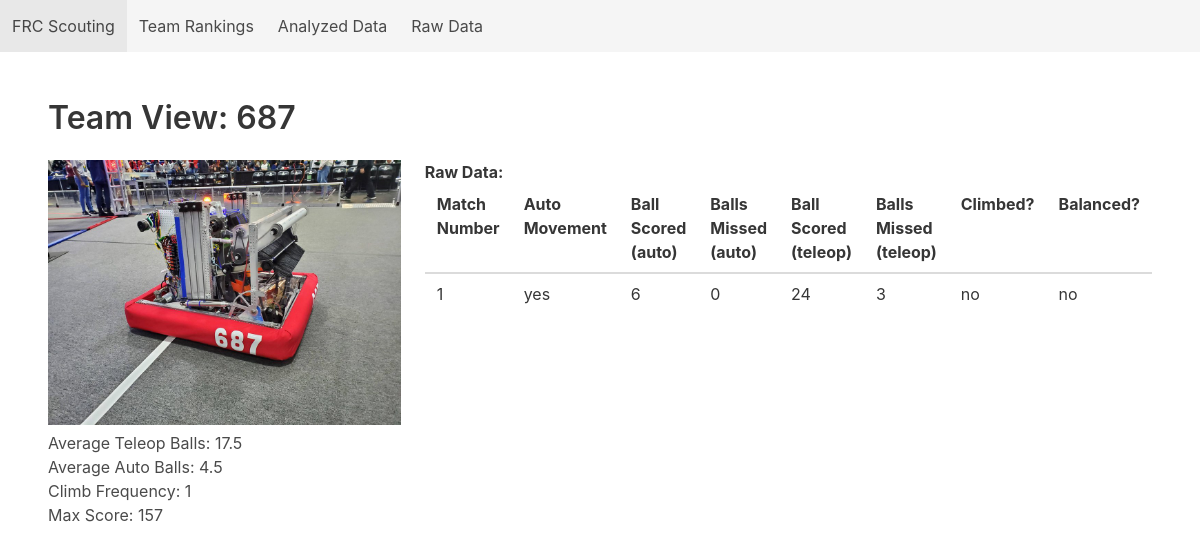
/team/687, run on an earlier commit of the app's database.
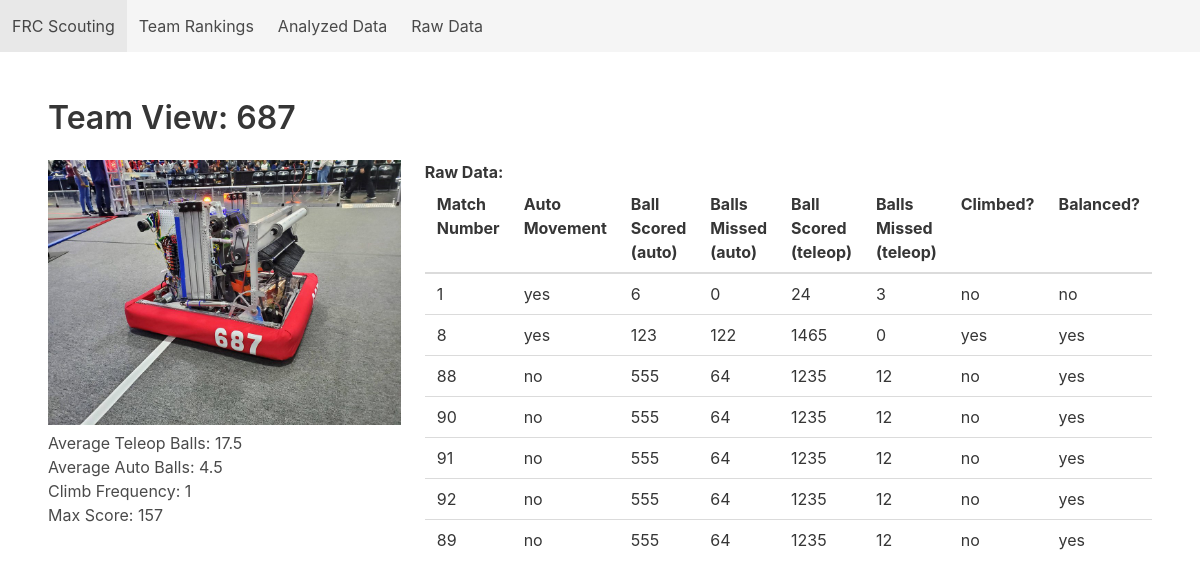
And on a later commit of the database.
### tables this page shows
CREATE TABLE raw_scouting_data (data_id INTEGER PRIMARY KEY AUTOINCREMENT, scout_name TEXT, team_number INTEGER, match_number INTEGER, alliance_color TEXT, auto_movement TEXT, auto_balls_scored INTEGER, auto_balls_missed INTEGER, teleop_balls_scored INTEGER, teleop_balls_missed INTEGER, climb TEXT, balance TEXT, comment TEXT);

### app.py (the view)
@app.route("/team/<int:team>")
def team_view(team : int):
    title_string = "Team View: " + str(team)
    return flask.render_template("team_view.html", title=title_string, headers=data.raw_match_data_headers_687, raw_match_data = db.get_raw_data_by_team_anonymous(687), highlights=data.analyzed_data_team_highlights)

### database.py (called while the page is built)
    def execute_return_query(self, query_text,  *parameters, headers=True):
        conn = sqlite3.connect(self.filename)
        cur = conn.cursor()
        cur.execute(query_text, parameters)
        column_names = []
        for column in cur.description:
            column_names.append(column[0])
        rows = cur.fetchall()
        if (headers):
            dicts = []
            for row in rows:
                d = dict(zip(column_names, row))
                dicts.append(d)
            conn.close()
            return dicts
        else:
            return rows

    def get_raw_data_by_team_anonymous(self, team_number : int):
        query = 'SELECT match_number, auto_movement, auto_balls_scored, auto_balls_missed, teleop_balls_scored, teleop_balls_missed, climb, balance FROM raw_scouting_data WHERE team_number = ?;'
        return self.execute_return_query(query, team_number, headers=False)

### templates/team_view.html
{% extends 'base.html' %}
{% block content %}
    <div class="columns">
        <div class="column">
            <img src="{{url_for('static', filename='687_robot.jpg')}}" width="500px" height="auto"/>
            {% for (title, value) in highlights %}
                <h3>{{title}}: {{value}}</h3>
            {% endfor %}
        </div>
        <div class="column">
            <h2> <strong> Raw Data: </strong></h2>
            <table class="table">
                <thead>
                    {% for header in headers %}
                        <th> {{header}} </th>
                    {% endfor %}
                </thead>
                <tbdody>
                    {% for row in raw_match_data %}
                        <tr>
                            {% for data in row %}
                                <td>{{data}}</td>
                            {% endfor %}
                        </tr>
                    {% endfor %}
                </tbdody>
            </table>
        </div>
    </div>
{% endblock %}

### templates/base.html (shortened to what this page needs)
<!DOCTYPE html>
<html>
  <head>
    <link rel="stylesheet" href="https://cdn.jsdelivr.net/npm/bulma@0.9.3/css/bulma.min.css">
  </head>
  <body>
    <nav class="navbar is-light" role="navigation" aria-label="main navigation">
      <div id="navbarBasicExample" class="navbar-menu">
        <div class="navbar-start">
          <a class="navbar-item" href="/">
            FRC Scouting
          </a>
          <a class="navbar-item" href="/data/ranked">
            Team Rankings
          </a>
          <a class="navbar-item" href="/data/analyzed">
            Analyzed Data
          </a>
          <a class="navbar-item" href="/data/raw">
            Raw Data
          </a>
        </div>
      </div>
    </nav>
    <section class="section">
      <h1 class="title">
        {{title}}
      </h1>
      {% block content %}
      {% endblock %}
    </section>
  </body>
</html>

What changed in the data, as far as the page shows it:
added raw_scouting_data: row "8" "123" "122" "0", auto_movement "yes", teleop_balls_scored "1465", climb "yes", balance "yes"
added raw_scouting_data: row "88" "64" "12", auto_movement "no", auto_balls_scored "555", teleop_balls_scored "1235", climb "no", balance "yes"
added raw_scouting_data: row "90" "64" "12", auto_movement "no", auto_balls_scored "555", teleop_balls_scored "1235", climb "no", balance "yes"
added raw_scouting_data: row "91" "64" "12", auto_movement "no", auto_balls_scored "555", teleop_balls_scored "1235", climb "no", balance "yes"
added raw_scouting_data: row "92" "64" "12", auto_movement "no", auto_balls_scored "555", teleop_balls_scored "1235", climb "no", balance "yes"
added raw_scouting_data: row "89" "64" "12", auto_movement "no", auto_balls_scored "555", teleop_balls_scored "1235", climb "no", balance "yes"
